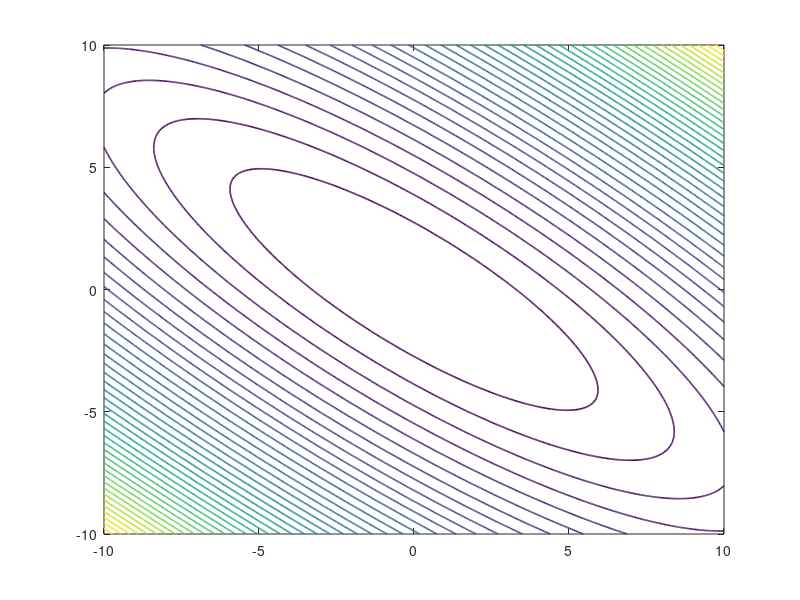

MATLAB code to generate this figure: (Note: this script raises an error after producing the figure.)
%% FUNC3: Objective function and constraint visualization
clc; clear; close all;

% Grid
x = linspace(-10, 10, 600);
y = linspace(-10, 10, 600);
[X, Y] = meshgrid(x, y);

% Objective function
% f(x,y) = 9x^2 + 13y^2 + 18xy - 4
F = 9*X.^2 + 13*Y.^2 + 18*X.*Y - 4;

% Constraint
% x^2 + y^2 + 2x = 16
% → (x+1)^2 + y^2 = 17 (circle)
h1 = (X + 1).^2 + Y.^2 - 17;

% Feasible region band for visualization
feasible = abs(h1) < 0.05;

% Contour plot
figure;
contour(X, Y, F, 40, 'LineWidth', 1.2);
hold on;

% Constraint circle
fimplicit(@(x,y) (x+1).^2 + y.^2 - 17, 'r', 'LineWidth', 2);

scatter(X(feasible), Y(feasible), 8, 'filled', ...
    'MarkerFaceColor',[0.2 0.8 0.2], 'MarkerFaceAlpha',0.4);

title('FUNC3: Contour Plot with Constraint (x+1)^2 + y^2 = 17');
xlabel('x'); ylabel('y');
legend('f(x,y) contour','Constraint circle','Feasible region');
grid on; axis equal;


% Surface plot
figure;
surf(X, Y, F, 'EdgeColor', 'none');
colormap turbo;
hold on;

% Constraint curve on surface
theta = linspace(0, 2*pi, 400);
xc = -1 + sqrt(17)*cos(theta);
yc = sqrt(17)*sin(theta);
zc = 9*xc.^2 + 13*yc.^2 + 18*xc.*yc - 4;

plot3(xc, yc, zc, 'k', 'LineWidth', 2);

title('FUNC3: Surface Plot with Constraint Curve');
xlabel('x'); ylabel('y'); zlabel('f(x,y)');
grid on;